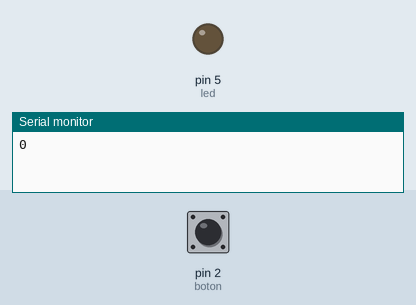
The sketch below on a simulated Arduino Uno, built with avr-gcc and run on an emulated ATmega328P. Parts: output pins drawn as LEDs (lit = HIGH), the last lines printed to the serial monitor. The inputs (shaded band) are chosen by the test bench; at power-on: pin 2 (boton) LOW.

Above: at 0.1 s.
At 1.1 s:
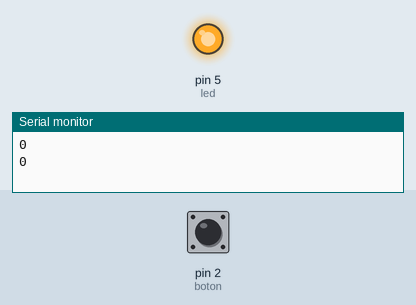
Timing chart, 0 to 2.6 s (numbered marks = the images above):
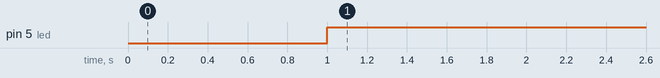

The sketch:

PULSADOR_UNICO.ino
```cpp
 #define led 5
 #define boton 2
char estado;

void setup() {
  // put your setup code here, to run once:
 Serial.begin(9600); // Inicializa la velocidad del Serial
 pinMode(led, OUTPUT);
 pinMode(boton, INPUT);
 digitalWrite(led, LOW);
}

void loop() {
  // put your main code here, to run repeatedly:
estado = digitalRead(boton);
Serial.println(estado, DEC);
delay(1000);
  if(estado == 1)
    digitalWrite(led, LOW);
  else
    digitalWrite(led, HIGH);
}
```

Measured:
- by itself, pin 5 (led): LOW → HIGH at 1.0 s
